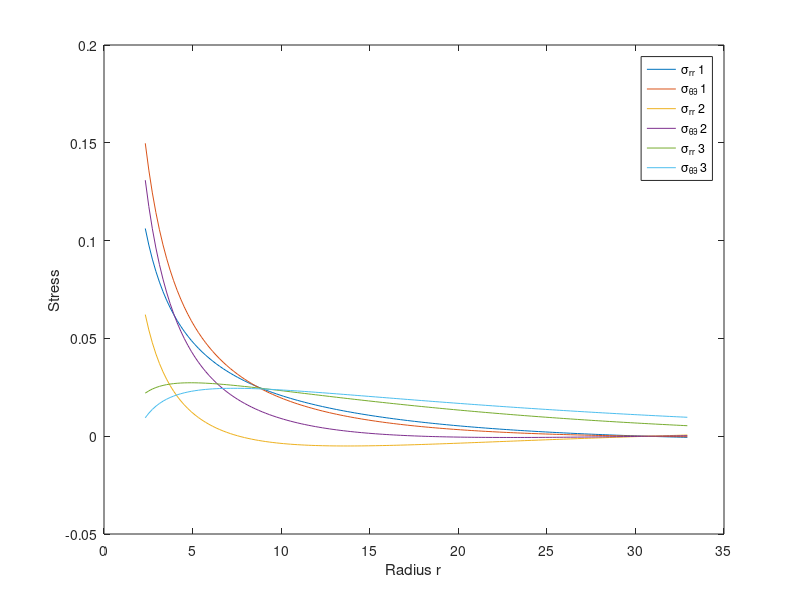

The MATLAB source for this figure:
clear all

steps = 154;
step = 0.2;
finclusion_1=zeros(steps,1);
finclusion_2=zeros(steps,1);
fit1=zeros(steps,1);
fit2=zeros(steps,1);
fi21=zeros(steps,1);
fi22=zeros(steps,1);
f=zeros(steps,1);
EO = 1;
beta = 28.35;
c = 0.17;
R =2.33;
vO = 0.3;
Rs = 33;
b1=1;
b2=-1;
b3=0;
h1=-0.5;
h2=0.5;


for i = 1:steps
    radius(i)=R+(i-1)*step;
    r = radius(i);
    H=sqrt(r^2-h1^2);
    z=h1; %sqrt(r^2-H^2);
    z_1=h1;
    z_2=h2;
    d=h2;
    L = h2-h1;
    
    u(i)=c*(1-(r-R)/(Rs-R)*exp((Rs-r)/beta));
    
    err(i) = (c*exp((-r + Rs)/beta)*(beta - r + R))/(beta*(-R + Rs));
    
    ett(i) = u(i)/r;
    
    sorr1(i)=EO/((1+vO)*(1-2*vO))*((1-vO)*err(i)+2*vO*ett(i));
    sott1(i)=EO/((1+vO)*(1-2*vO))*(ett(i)+vO*err(i));
    
    sorr2(i) = EO*c*(2*vO*beta*(-R + Rs + (R - r)*exp((Rs - r)/beta)) + r*(vO - 1)*(R + beta - r)*exp((Rs - r)/beta))/(beta*r*(vO + 1)*(2*vO - 1)*(R - Rs));
    sott2(i) = -EO*c*(vO*r*(R + beta - r)*exp((Rs - r)/beta) - beta*(-R + Rs + (R - r)*exp((Rs - r)/beta)))/(beta*r*(vO + 1)*(2*vO - 1)*(R - Rs));
    
    sorr3(i)=-((c*exp((-r + Rs)/beta)*EO*(r*(r - R)*(-1 + vO) + beta*(r + r*vO - 2*R*vO)))/ ...
    (beta*r*(-R + Rs)*(1 + vO)*(-1 + 2*vO)));

    sott3(i)=-((c*exp((-r + Rs)/beta)*EO*(r*(-r + R)*vO + beta*(r - R + r*vO)))/ ...
    (beta*r*(-R + Rs)*(1 + vO)*(-1 + 2*vO)));

	ft11 = (b2*c*exp((Rs - sqrt(H^2 + z^2))/beta)*EO*H^2*(beta*R*(beta + sqrt(H^2 + z^2)) + ...
       exp(sqrt(H^2 + z^2)/beta)*(2*beta + R)*(H^2 + z^2)*real(-expint(-(sqrt(H^2 + z^2)/ ...
          beta))))/(2*beta^2*(-R + Rs)*(1 + vO)*(H^2 + z^2)));
	  
    ft12 = (b2*c*exp((Rs -sqrt(H^2 + z^2))/beta)*EO*(R + beta*vO - sqrt(H^2 + z^2) + ... 
       exp(sqrt(H^2 + z^2)/beta)* ...
         R*vO*real(-expint(-(sqrt(H^2 + z^2)/beta))))/((-R + Rs)* ...
     (1 + vO)*(-1 + 2*vO)));

    ft13 = -((b3*c*exp((Rs - sqrt(H^2 + z^2))/beta)*EO*H* ...
    sqrt(z^2)*(-R + sqrt(H^2 + z^2)))/((-R + Rs)*(1 + vO)*z*sqrt(H^2 + z^2)));
  
    ft2 = -((b1*c*exp((Rs - sqrt(H^2 + z^2))/beta)* ...
       EO*(R + beta*vO - sqrt(H^2 + z^2) + ...
        exp(sqrt(H^2 + z^2)/beta)* ...
          R*vO*real(-expint(-(sqrt(H^2 + z^2)/beta))))/((-R + Rs)*(1 + ...
        vO)*(-1 + 2*vO))));
    f1(i)=ft11+ft12+ft13;
    f2(i)=ft2;
    
    const_general=c*exp(Rs/beta)*EO/((-R + Rs)*(1 + vO));
    
    f_total_1(1)= b2*H^2/(2*beta^2)*(-((exp(-(sqrt (H^2 + z_1^2)/beta))*(beta*R*(beta + sqrt(H^2 + z_1^2)) + ...
    exp(sqrt (H^2 + z_1^2)/beta)*(2*beta + R)*(H^2 + z_1^2)*real(-expint(-(-(sqrt (H^2 + z_1^2)/beta))))))/(H^2 + z_1^2)) + ...
    (exp(-(sqrt (H^2 + z_2^2)/beta))*(beta*R*(beta + sqrt(H^2 + z_2^2)) + ...
    exp(sqrt (H^2 + z_2^2)/beta)*(2*beta + R)*(H^2 + z_2^2)*real(-expint(-(-(sqrt (H^2 + z_2^2)/beta))))))/(H^2 + z_2^2));

    f_total_2(1)=b1/(-1 + 2*vO)*(exp(-(sqrt (H^2 + z_1^2)/beta))*(R + beta*vO - sqrt(H^2 + z_1^2) + ...
    exp(sqrt (H^2 + z_1^2)/beta)*R*vO*real(-expint(-(-(sqrt (H^2 + z_1^2)/beta))))) - ...
    exp(-(sqrt (H^2 + z_2^2)/beta))*(R + beta*vO - sqrt(H^2 + z_2^2) + ...
    exp(sqrt (H^2 + z_2^2)/beta)*R*vO*real(-expint(-(-(sqrt (H^2 + z_2^2)/beta))))));

    f_total_3(1)=b3*H*((exp(-(sqrt(H^2 + z_1^2)/beta))*sqrt(z_1^2)*(R - sqrt(H^2 + z_1^2)))/(z_1*sqrt(H^2 + z_1^2)) + ...
    (exp(-(sqrt (H^2 + z_2^2)/beta))*sqrt(z_2^2)*(-R + sqrt(H^2 + z_2^2)))/(z_2*sqrt(H^2 + z_2^2)));

    fit1(i)=const_general*(f_total_1(1) + f_total_2(1) + f_total_3(1));

    fit2(i)=-const_general*(b1/(-1 + 2*vO)*(exp(-(sqrt(H^2 + z_1^2)/beta))*(R + beta*vO - sqrt(H^2 + z_1^2) + ...
    (exp((sqrt(H^2 + z_1^2)/beta))*R*vO*real(-expint(-(-(sqrt(H^2 + z_1^2)/beta))))) - ...
    (exp(-(sqrt(H^2 + z_2^2)/beta))*(R + beta*vO - sqrt(H^2 + z_2^2) + ...
    (exp((sqrt(H^2 + z_2^2)/beta))*R*vO*real(-expint(-(-(sqrt(H^2 + z_2^2)/beta))))))))));

    f_2_1(1) = -(d/L)*f_total_1(1) - ((b2*H^2)/(L)*(exp(-(sqrt(H^2 + z_1^2)/beta))*(-1 + R/sqrt(H^2 + z_1^2)) + ...
    exp(-(sqrt(H^2 + z_2^2)/beta))*(1 - R/sqrt(H^2 + z_2^2))));

    f_2_2(1) = -(d/L)*f_total_2(1) - (b2/(L*(-1 + 2*vO))*(exp(-(sqrt(H^2 + z_1^2)/beta))*(H^2 - beta*(beta - R)*(-1 + vO) + ...
    z_1^2 - (R + beta*(-1 + vO))*sqrt(H^2 + z_1^2)) + ...
    exp(-(sqrt(H^2 + z_2^2)/beta))*(-H^2 + beta*(beta - R)*(-1 + vO) - ...
    z_2^2 + (R + beta*(-1 + vO))*sqrt(H^2 + z_2^2))));

    f_2_3(1)=-(d/L)*f_total_3(1) - (b3*H/(2*L*beta^2)*(-( ...
    (exp(-(sqrt(H^2 + z_1^2)/beta))*(-beta*(R*sqrt(H^2 + z_1^2)*H^2 +...
    2*beta^2*(H^2 + z_1^2) + beta*(-H^2*R - 2*R*z_1^2 + 2*(H^2 + z_1^2)^(3/2))) - ...
    exp(sqrt(H^2 + z_1^2)/beta)*(2*beta*H^2 + 2*beta^2*R + H^2*R)*(H^2 + z_1^2) ...
    *real(-expint(-(-(sqrt(H^2 + z_1^2)/beta))))))/(H^2 + z_1^2)) + ...
    (exp(-(sqrt(H^2 + z_2^2)/beta))*(-beta*(H^2*R*sqrt(H^2 + z_2^2) + ...
    2*beta^2*(H^2 + z_2^2) + beta*(-H^2*R - 2*R*z_2^2 + 2*(H^2 + z_2^2)^(3/2))) - ... 
    exp(sqrt(H^2 + z_2^2)/beta)*(2*beta*H^2 + 2*beta^2*R + H^2*R)*(H^2 + z_2^2) ...
    *real(-expint(-(-(sqrt(H^2 + z_2^2)/beta))))))/(H^2 + z_2^2)));

    fi21(i)=const_general*(f_2_1(1) + f_2_2(1) + f_2_3(1));

    fi22(i)=-(d/L)*ft2 + const_general*(b1/(L*(-1 + 2*vO))*(exp(-(sqrt(H^2 + z_1^2)/beta))*(-H^2 + beta*(beta - R)*(-1 + vO) - ...
    z_1^2 + (R + beta*(-1 + vO))*sqrt(H^2 + z_1^2)) + exp(-(sqrt(H^2 + z_2^2)/beta))*(H^2 - beta*(beta - R)*(-1 + vO) + ... 
    z_2^2 - (R + beta*(-1 + vO))*sqrt(H^2 + z_2^2))));

    finclusion_1(i)=fit1(i) - fi21(i);
    finclusion_2(i)=fit2(i) - fi22(i);
    f(i)=norm([finclusion_1(i),finclusion_2(i)]);
    
end

%plot(radius,fi21);
%hold on
%plot(radius,fi22);
%plot(radius,fit1);
%plot(radius,fit2);
%plot(radius,finclusion_1);
%plot(radius,finclusion_2);
%plot(radius,f);
%hold off
%legend('fi21','fi22','fit1','fit2','finclusion 1','finclusion 2','f');

plot(radius,sorr1);
hold on
plot(radius,sott1);
plot(radius,sorr2);
plot(radius,sott2);
plot(radius,sorr3);
plot(radius,sott3);
hold off
legend('\sigma_{rr} 1', '\sigma_{\theta\theta} 1','\sigma_{rr} 2', '\sigma_{\theta\theta} 2','\sigma_{rr} 3', '\sigma_{\theta\theta} 3');
xlabel('Radius r');
ylabel('Stress');

% plot(radius,err);
% hold on
% plot(radius,ett);
% hold off
% legend('\epsilon_{rr}', '\epsilon_{\theta\theta}');
% xlabel('Radius r');
% ylabel('Strain');

%plot(radius,u);
%xlabel('Radius r');
%ylabel('Displacement');
